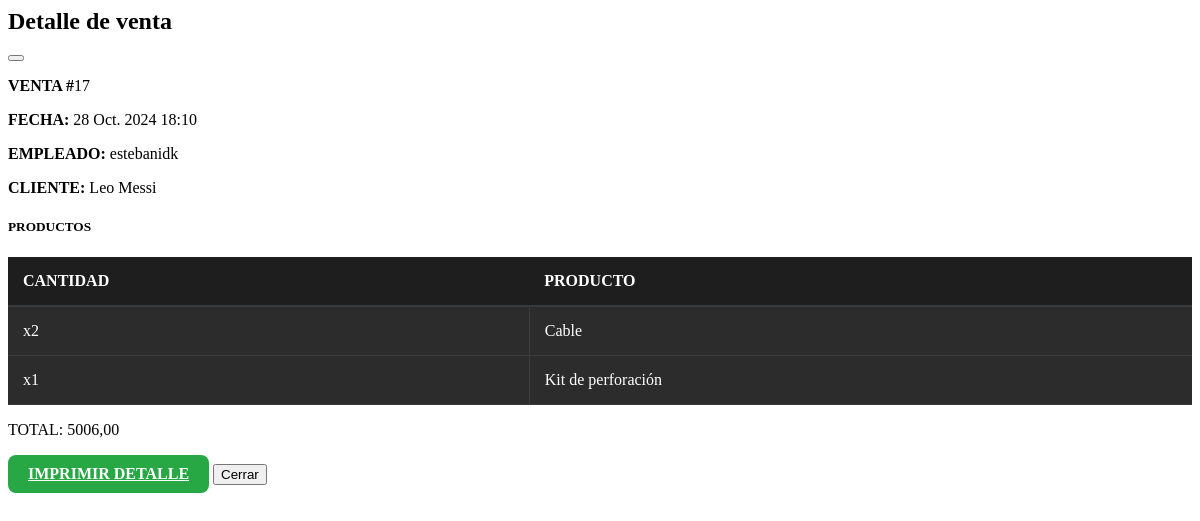
Page /venta/17/ (signed in) on the committed database.
### entidad/models.py (models this page shows, shortened)
class Venta(models.Model):
    caja= models.ForeignKey(Caja, on_delete=models.PROTECT)
    empleado= models.ForeignKey(User, on_delete=models.PROTECT)
    cliente= models.ForeignKey(Cliente, on_delete=models.PROTECT)
    fecha= models.DateTimeField(auto_now_add=True)
    total= models.DecimalField(max_digits=10, decimal_places=2)
    estado= models.CharField(max_length=4, choices=ESTADOS_CHOICES, default="NOP")
    forma_pago = models.CharField(max_length=100,choices=METODO_PAGO_CHOICE, default="EFEC")
    descuento= models.DecimalField(max_digits=10, default=0, decimal_places=2)
    class Meta:
        verbose_name = ("Venta")
        verbose_name_plural = ("Ventas")

class Cliente(models.Model):
    dni= models.CharField(max_length=8)
    nombre= models.CharField(max_length=30)
    apellido= models.CharField(max_length=30)
    correo= models.EmailField(max_length=40, blank=True)
    telefono= models.CharField(max_length=10)
    activo= models.BooleanField(default=True)
    class Meta:
        verbose_name = ("Cliente")
        verbose_name_plural = ("Clientes")
    def __str__(self):
        return f"{self.nombre} {self.apellido}"

class DetalleVentaXProducto(models.Model):
    detalle_venta = models.ForeignKey(DetalleVenta, on_delete=models.CASCADE)
    producto = models.ForeignKey(Producto, on_delete=models.PROTECT)
    cantidad= models.IntegerField(default=0)
    class Meta:
        db_table = 'entidad_detalleventa_producto'
        verbose_name = ("Detalle Venta Producto")
        verbose_name = ("Detalles Ventas Productos")

class Producto(models.Model):
    nombre= models.CharField(max_length=100, blank=False)
    marca= models.CharField(max_length=10, null=True ,blank=True)
    precio= models.DecimalField(max_digits=10, decimal_places=2)
    categoria= models.ForeignKey(Categoria, on_delete=models.PROTECT)
    descripcion= models.TextField(max_length=100, null=True, blank=True)
    cantidad=models.IntegerField(default=0)
    proveedores= models.ManyToManyField('ProveedorProducto' ,related_name='proveedores')
    activo= models.BooleanField(default=True)
    class Meta:
        verbose_name = ("Producto")
        verbose_name_plural = ("Productos")

### entidad/views.py (the view)
# urls.py: path('venta/<int:pk>/', views.detalle_venta, name='detalle_venta'),
@login_required
def detalle_venta(request, pk):
    if not request.user.has_perm('entidad.view_detalleventa'):
        return redirect('permiso_denegado')
    venta = Venta.objects.get(id=pk)
    detalle_venta = DetalleVenta.objects.get(venta=venta)
    detalle_venta_producto_list = DetalleVentaXProducto.objects.filter(detalle_venta= detalle_venta)
    return render(request, 'entidad/detalle_venta.html', {'venta' : venta,
                                                            'detalle_venta': detalle_venta,
                                                            'dxp': detalle_venta_producto_list})

### templates/entidad/detalle_venta.html (shortened to what this page needs)
<div class="modal-dialog modal-lg" role="document">
    <div class="modal-content">
        <div class="modal-header">
            <h2 class="modal-title">Detalle de venta</h2>
            <button type="button" class="btn-close" data-bs-dismiss="modal" aria-label="Close"></button>
        </div>
        <div class="modal-body">
            <div class="row mb-3">
                <div class="col-md-6">
                    <p><strong>VENTA #</strong>{{venta.id}}</p>
                    <p><strong>FECHA:</strong> {{venta.fecha}}</p>
                </div>
                <div class="col-md-6">
                    <p><strong>EMPLEADO:</strong> {{venta.empleado}}</p>
                    <p><strong>CLIENTE:</strong> {{venta.cliente}}</p>
                </div>
            </div>
            <h5 class="mb-3">PRODUCTOS</h5>
            <div class="table-responsive">
                <table class="table-custom">
                    <thead>
                        <tr>
                            <th>CANTIDAD</th>
                            <th>PRODUCTO</th>
                        </tr>
                    </thead>
                    <tbody>
                        {% for producto in dxp %}
                            <tr>
                                <td>x{{ producto.cantidad }}</td>
                                <td>{{ producto.producto.nombre }}</td>
                            </tr>
                        {% empty %}
                            <tr>
                                <td colspan="4" class="text-center">No hay productos disponibles.</td>
                            </tr>
                        {% endfor %}
                    </tbody>
                </table>
            </div>
            <div class="text-end mt-3">
                <p class="total">TOTAL: {{venta.total}}</p>
            </div>
        </div>
        <div class="modal-footer">
            <a href="{% url 'detalle_venta_pdf' venta.id %}" class="btn btn-success" target="_blank">Imprimir Detalle</a>
            <button type="button" class="btn btn-secondary" data-bs-dismiss="modal">Cerrar</button>
        </div>
    </div>
</div>

### templates/entidad/detalle_venta.html (style rules this page uses)
.table-custom { width: 100%; margin-top: 20px; border-collapse: collapse; }
.table-custom thead th { background-color: #1e1e1e; color: white; text-align: left; padding: 15px; font-weight: bold; text-transform: uppercase; border-bottom: 2px solid #343a40; }
.table-custom tbody tr { background-color: #2c2c2c; color: white; border-bottom: 1px solid #3c3c3c; }
.table-custom td { padding: 15px; vertical-align: middle; border-right: 1px solid #3c3c3c; }
.table-custom td:last-child { border-right: none; }
.table-custom tbody tr:last-child td { border-bottom: none; }
.btn-success { background-color: #28a745; color: #ffffff; border: none; padding: 10px 20px; border-radius: 8px; font-weight: bold; text-transform: uppercase; font-size: 1rem; }
.btn-success[href] { display: inline-block; text-align: center; }

### rows in the picture
Venta: id "17", fecha "28 Oct. 2024 18:10", empleado "estebanidk", cliente "Leo Messi", total "5006,00"
DetalleVentaXProducto: cantidad "2", producto.nombre "Cable"
DetalleVentaXProducto: cantidad "1", producto.nombre "Kit de perforación"
